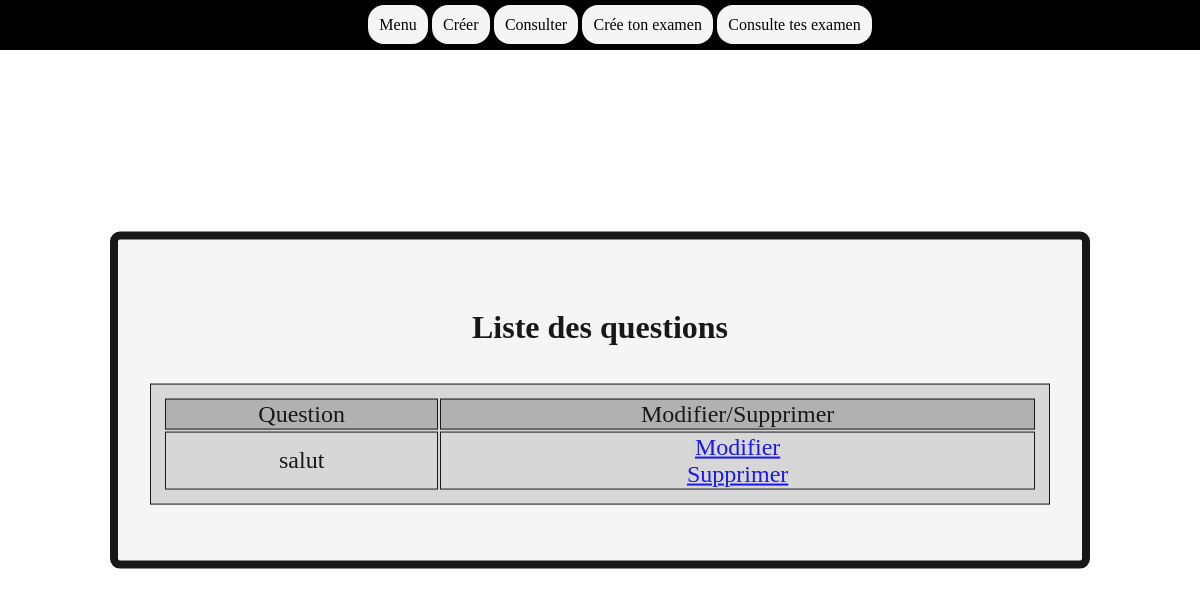
/lquestion, run on an earlier commit of the app's database.
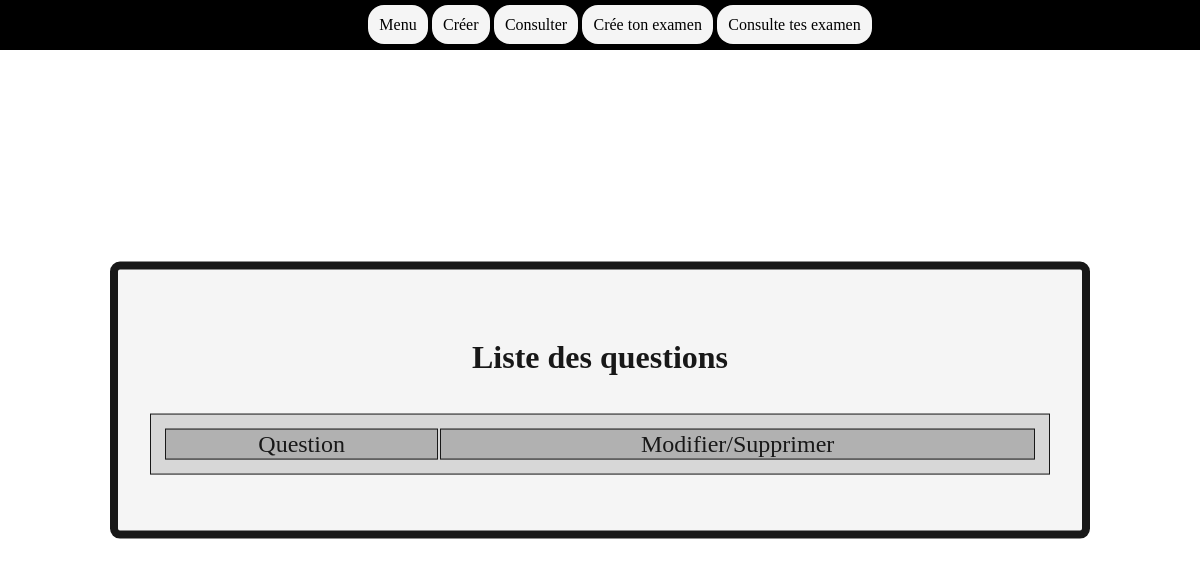
And on a later commit of the database.
### serveur.py (models this page shows, shortened)
class Question(db.Model):
    idQ = db.Column(db.Integer, primary_key=True)
    enonce = db.Column(db.String(300), nullable=False)

### serveur.py (the view)
@app.route("/lquestion",methods = ['GET'])
def lquestion():
    questions = db.session.query(Question).all()
    return render_template("lquestion.html",lquestion=questions)

### templates/lquestion.html (shortened to what this page needs)
<!DOCTYPE html>
<html lang="en">
<head>
    <link href="/static/style.css" rel="stylesheet">
</head>
<body>
    {%include 'partials/_nav.html'%}
    <div class="menu">
        <h1>Liste des questions</h1>
        <table>
            <tr class="top">
                <td>Question</td>
                <td>Modifier/Supprimer</td>
            </tr>
            {% for questions in lquestion %}
            <tr>
                <td>{{questions.enonce}}</td>
                <td>
                    <a href="{{ url_for('modifier', id=questions.idQ)}}">Modifier</a>
                    <br>
                    <a href="{{ url_for('supprimer', id=questions.idQ)}}">Supprimer</a>
                </td>
            </tr>
            {% endfor %}
        </table>
    </div>
</body>

### templates/partials/_nav.html
<nav class="navbar_background">
    <ul class="nav-list">
        <li>
            <a href="/">Menu</a>
            <a href="/ajout">Créer</a>
            <a href="/lquestion">Consulter</a>
            <a href="/QCM">Crée ton examen</a>
            <a href="/MesQCM">Consulte tes examen</a>
        </li>
    </ul>
</nav>

### static/style.css (style rules this page uses)
body { background-color: white; background-image: url("fond.png"); background-size: cover; width: 100vw; margin: 0; }
table { background: lightgray; width: 75vw; text-align: center; border: 1px solid black; padding: 0.5em; font-size: 1.5em; margin-bottom: 1em; }
td { border: 1px solid black; }
.top { background-color: darkgray; }
h1 { padding: 0.5em; }
.menu { border: 0.5em solid black; border-radius: 10px; padding: 2em; position: absolute; opacity: 0.9; top: 50%; left: 50%; transform: translate(-50%, -50%); text-align: center; background-color: whitesmoke; }
.nav-list { text-align: center; }
.nav-list li { list-style: none; }
.nav-list li a { text-decoration: none; color: black; padding: 0.7em; border-radius: 1em; background-color: whitesmoke; }
.navbar_background { background-color: black; position: absolute; width: 100%; }

What changed in the data, as far as the page shows it:
removed Question: enonce "salut"
